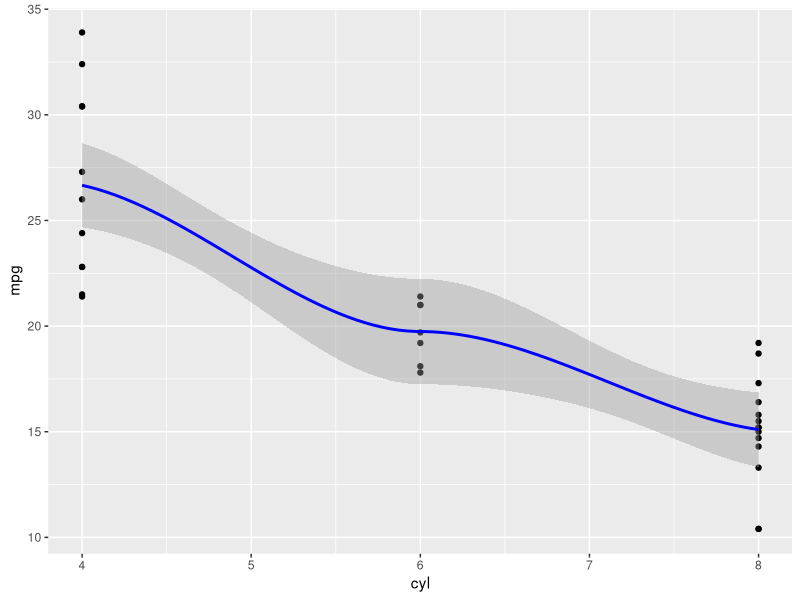
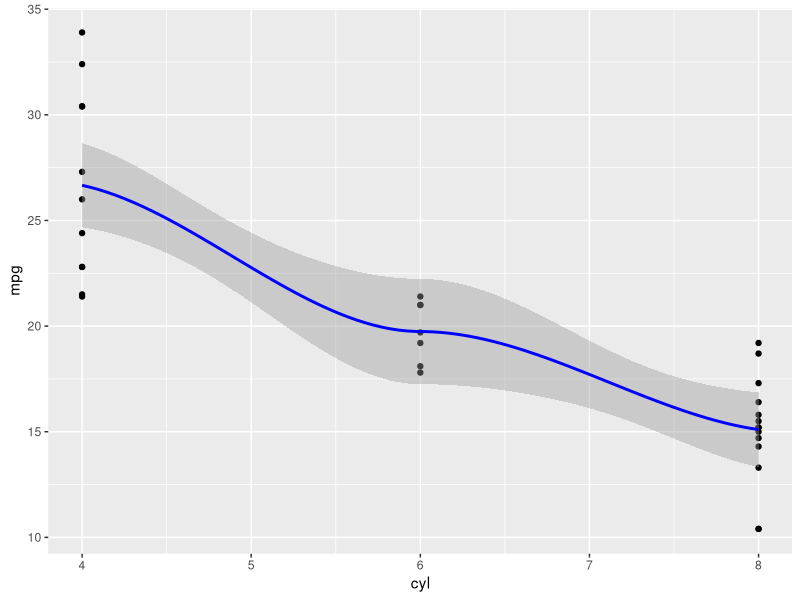

Reproduce these figures in R, in order.
data(mtcars)
library(dplyr)
library(ggplot2)

mpg_by_cyl <- mtcars %>% 
  group_by(cyl) %>% 
  summarise(avg_mpg = mean(mpg))

ggplot(mtcars, aes(cyl, mpg)) +
  geom_point() +
  geom_smooth(colour = "blue")

ggsave("cyl_vs_mpg.pdf")
